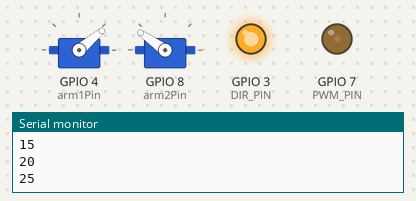
A sketch run on a simulated ESP32-C3. Parts: 2 × servo, output pins drawn as LEDs (lit = HIGH), the last lines printed to the serial monitor.

Above: at 1.1 s.
At 37.1 s:
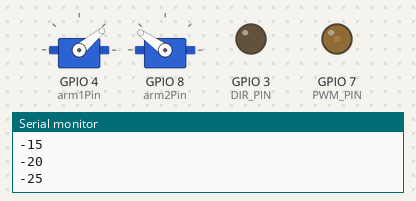
Timing chart, 0 to 38.6 s (numbered marks = the images above):
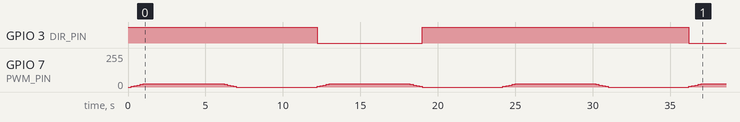

Measured:
- by itself, GPIO 3 (DIR_PIN): LOW → HIGH at 0.00 s, → LOW 12.2 s later, → HIGH 6.8 s later, → LOW 17.2 s later
- by itself, GPIO 7 (PWM_PIN): repeats every 12.0 s: 10/255 0.20 s, 15/255 0.20 s, 20/255 0.20 s, 25/255 5.2 s, 20/255 0.20 s, 15/255 0.20 s, 10/255 0.20 s, 5/255 0.20 s, 0/255 5.2 s, 5/255 0.20 s

The sketch:

test3.ino
```cpp
#include "ESP32Servo.h"

#define arm1Pin 4  // left
#define arm2Pin 8  // right
Servo arm1, arm2;

#define DIR_PIN 3
#define PWM_PIN 7

int ringv = 0;
int ringvs = 0;
int factor = 0.1;

void ringvsmoother() {  // exponential moving average, for smooth control
  ringv = ringv * (1.0 - factor) + ringvs * factor;
}

void ringwrite() {  // ringv is an integer; write sign and magnitude
  digitalWrite(DIR_PIN, (ringv < 0) ? LOW : HIGH);
  Serial.println(ringv);
  analogWrite(PWM_PIN, abs(ringv));
}

void setup() {
  Serial.begin(115200);
  pinMode(DIR_PIN, OUTPUT);
  pinMode(PWM_PIN, OUTPUT);
  arm1.setPeriodHertz(50);
  arm2.setPeriodHertz(50);
  arm1.attach(arm1Pin, 500, 2500);
  arm2.attach(arm2Pin, 500, 2500);
  arm1.write(40);
  arm2.write(180-35);
}

void loop() {
  for (; ringv < 25; ringv += 5) {
    ringwrite();
    delay(200);
  }
  ringwrite();
  delay(5000);
  for (; ringv > 0; ringv -= 5) {
    ringwrite();
    delay(200);
  }
  ringwrite();
  delay(5000);
  for (; ringv > -25; ringv -= 5) {
    ringwrite();
    delay(200);
  }
  ringwrite();
  delay(5000);
  for (; ringv < 0; ringv += 5) {
    ringwrite();
    delay(200);
  }
  ringwrite();
  delay(5000);
}
```
